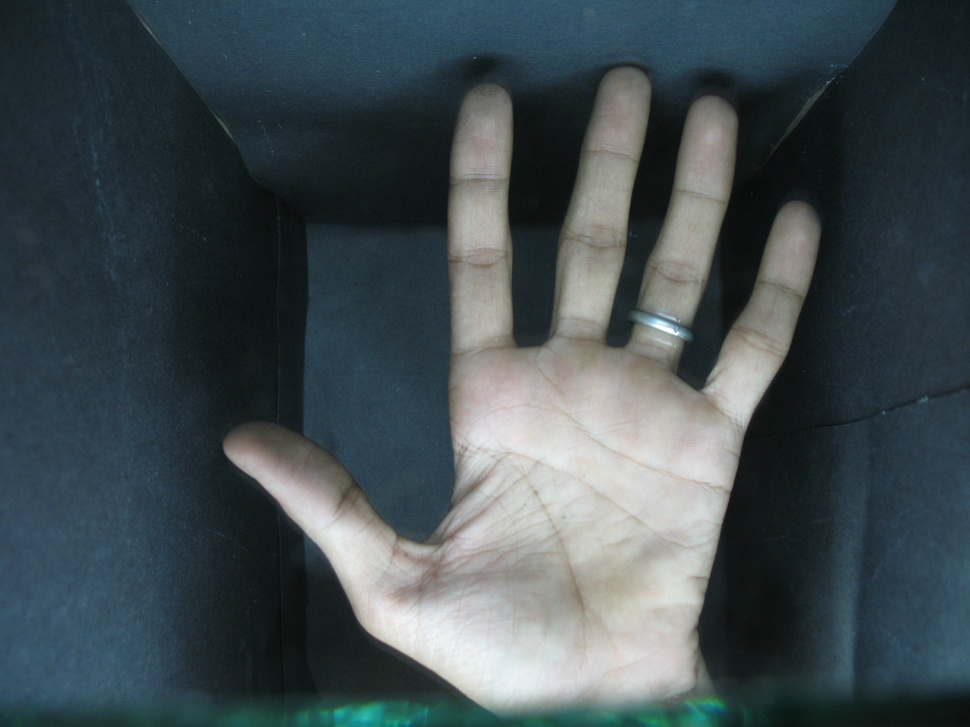
#> input picture hand/hand.JPG, 970 x 727 px, shrunk from 1600 x 1200 before the run
$ python skin1.py
#> lines starting #> are read from the running program, lines starting #| are printed output that depends on the picture; after the words box and inside, x2 and y2 are one past the last pixel; in counts of white or black regions, pixels touching at a corner belong together
#!/usr/bin/python
import matplotlib.pyplot as plt
import cv2
import numpy as np
i=cv2.imread("hand.JPG")
#> i is the input picture: shape (727, 970, 3); mean B, G, R 82.1, 78.1, 66.8
hsv=cv2.cvtColor(i,cv2.COLOR_BGR2HSV)
#> hsv: shape (727, 970, 3); mean H, S, V 83.4, 76.9, 84.4
lower = np.array([0,48,80],dtype="uint8")
upper = np.array([20,255,255],dtype="uint8")
mask = cv2.inRange(hsv,lower,upper)
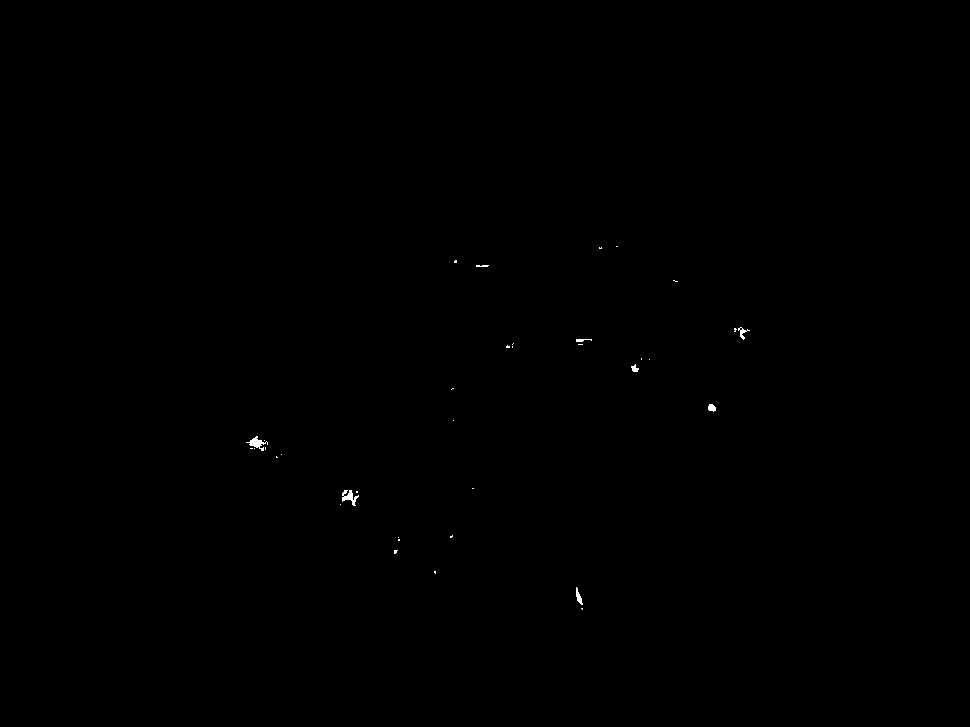
#> mask: shape (727, 970); 0.09% white; 36 white regions (28 under 20 px), largest, box (x1, y1, x2, y2) and area: (342, 490, 359, 506) 125, (246, 436, 268, 451) 124, (576, 587, 583, 605) 59
plt.imshow(mask)
plt.show()
